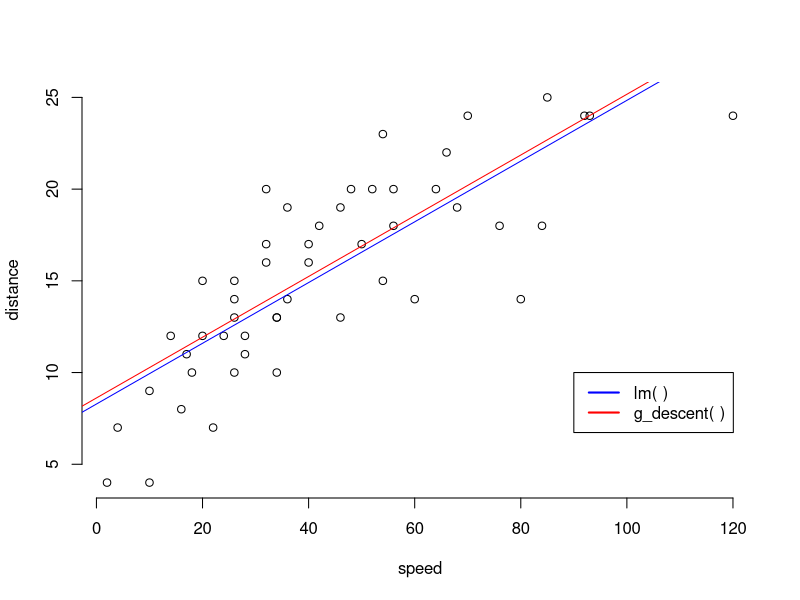

Generate this figure with R:
# formulate nD Gradient Descent algorithm
g_descent <- function(y, x, n_iter = 1000, alpha = 0.01, plot = FALSE) {
  
  # create dataframe from predictor data
  x <- as.data.frame(x)
  
  # normalize the data
  norm_data <- (cbind(y, x) - min(cbind(y, x))) / (max(cbind(y, x)) - min(cbind(y, x)))
  observed <- norm_data[,1]
  data <- cbind(rep(1, nrow(x)), norm_data[,-1])
  h <- matrix(NA, nrow = nrow(data), ncol = ncol(data))
  
  # create initial theta matrix
  if (ncol(x) == 1) {
    theta <- c(mean(data[,-1]), rep(0, ncol(x))) 
  } else {
    theta <- c(mean(colMeans(data[,-1])), rep(0, ncol(x)))
  }
    
  # initialize gradient descent iterations
  for (i in 1:n_iter) {
    
    # create predictions with generated theta values
    for (j in 1:ncol(data)) {
      h[,j] <- theta[j]*data[,j]
    }
    prediction <- rowSums(h)
    
    # update the theta values using gradient descent
    theta[1] <- theta[1] - alpha * sum(prediction - observed)
    for (d in 2:ncol(data)) {
      theta[d] <- theta[d] - alpha * sum((prediction - observed) * data[,d])
    }
  }
  
  # return error if thetas do not converge
  if (is.nan(theta[1]) | is.nan(theta[2])) {
    return('Error: the theta-values did not converge. Lower alpha or increase the number of iterations')
  }
  
  # reverse normalize the data
  theta[1] <- theta[1] * (max(cbind(x,y)) - min(cbind(x,y))) + min(cbind(x,y))
  observed <- observed * (max(cbind(x,y)) - min(cbind(x,y))) + min(cbind(x,y))
  data <- data[,-1] * (max(x) - min(x)) + min(x) 
  
  # plot the regression line
  if (plot) {
    if (ncol(x) == 1) {
      plot(x = data, y = observed, bty = 'n')
      abline(theta[1], theta[2], col = 'blue')
    } else {
      print('Error: plot function only supports two-dimensional data.')
    }
  }
  
  # print the theta-values
  return(theta)
  
}

# formulate evaluation method
evaluate <- function(y, x, theta, eval) {
  x <- as.data.frame(x)
  
  if (length(theta)-1 != ncol(x)) {
    return('Error: theta and data dimension mismatch.')
  }
  
  if (eval == 'mae') {
    return(mean(abs(y - (theta[1] + t(theta[-1] * t(x))))))
  } else if (eval == 'rmse') {
    return(sqrt(mean((y - (theta[1] + t(theta[-1] * t(x))))^2)))
  } else if (eval == 'mse') {
    return(mean((y - (theta[1] + t(theta[-1] * t(x))))^2))
  } else {
    return('Error: enter valid evaluation measure. Supported metrics are: mae, rmse and mse.')
  }
}

# load a test dataset
data(cars)

# generate theta parameters using GDescent()
theta_GDescent <- g_descent(y = cars[,1], x = cars[,2])
# generate theta parameters using lm()
theta_lm <- as.vector(lm(cars[,1] ~ cars[,2])$coefficient)
# generate theta parameters manually
theta_manual <- c(NA, NA)
theta_manual[2] <- (sum((cars[,2] - mean(cars[,2]))*(cars[,1] - mean(cars[,1])))) / (sum((cars[,2] - mean(cars[,2]))^2))
theta_manual[1] <- mean(cars[,1]) - theta_manual[2] * mean(cars[,2])

# plot the data with GDescent() and lm() hypotheses
plot(y = cars[,1], x = cars[,2], bty = 'n', xlab = 'speed', ylab = 'distance')
abline(theta_GDescent[1], theta_GDescent[2], col = 'red')
abline(lm(cars[,1] ~ cars[,2]), col = 'blue')
legend(90, 10, c('lm( )', 'g_descent( )'), lty = c(1, 1), lwd = c(2, 2), col = c('blue', 'red'))

# calculate loss for GDescent()
evaluate(y = cars[,1], x = cars[,2], theta = theta_GDescent, eval = 'mae')
# calculate loss for lm()
evaluate(y = cars[,1], x = cars[,2], theta = theta_lm, eval = 'mae')
# calculate loss for manual
evaluate(y = cars[,1], x = cars[,2], theta = theta_manual, eval = 'mae')

# running time GDescent()
t1 <- proc.time()
g_descent(y = cars[,1], x = cars[,2])
t2 <- proc.time()
t2-t1

# running time of lm()
t1 <- proc.time()
as.vector(lm(cars[,1] ~ cars[,2])$coefficient)
t2 <- proc.time()
t2-t1
